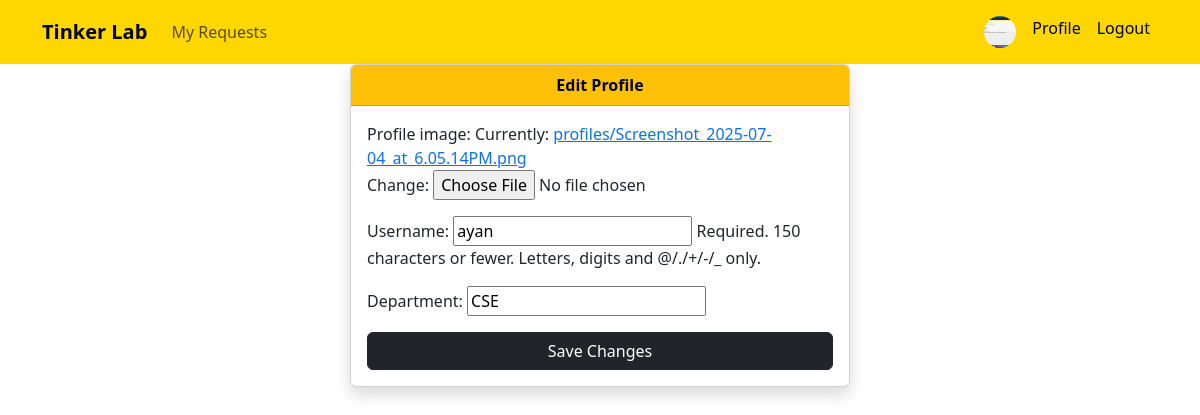
Page /profile/edit/ (signed in) on the committed database.
### main/models.py (models this page shows, shortened)
class StudentUser(AbstractUser):
    roll = models.CharField(max_length=15, unique=True, null=True, blank=True)
    semester = models.IntegerField(null=True, blank=True)
    department = models.CharField(max_length=100, null=True, blank=True)
    profile_image = models.ImageField(upload_to='profiles/', default='profiles/default.png')

### main/views.py (the view)
# urls.py: path('profile/edit/', views.edit_profile, name='edit_profile'),
@login_required
def edit_profile(request):
    form = ProfileEditForm(request.POST or None, request.FILES or None, instance=request.user)
    if form.is_valid():
        form.save()
        return redirect('view_profile')
    return render(request, 'edit_profile.html', {'form': form})

### main/forms.py
class ProfileEditForm(forms.ModelForm):
    class Meta:
        model = StudentUser
        fields = ['profile_image', 'username', 'department']

### main/templates/edit_profile.html (shortened to what this page needs)
{% extends "layout.html" %}
{% block content %}
<div class="card mx-auto shadow" style="max-width: 500px;">
    <div class="card-header bg-warning text-black text-center fw-bold">Edit Profile</div>
    <div class="card-body">
        <form method="POST" enctype="multipart/form-data">
            {{ form.as_p }}
            <button type="submit" class="btn btn-dark w-100">Save Changes</button>
        </form>
    </div>
</div>
{% endblock %}

### main/templates/layout.html (shortened to what this page needs)
<!DOCTYPE html>
<html lang="en">
    {% load static %}
<head>
    <link href="https://cdn.jsdelivr.net/npm/bootstrap@5.3.3/dist/css/bootstrap.min.css" rel="stylesheet">
</head>
<body>
    <nav class="navbar navbar-expand-lg" style="background-color: #FFD700;">
        <div class="container">
            <a class="navbar-brand text-black fw-bold" href="{% url 'home' %}">Tinker Lab</a>
            <div class="collapse navbar-collapse" id="navbarContent">
                <ul class="navbar-nav me-auto">
                {% if user.is_authenticated %}
                    {% if user.is_superuser %}
                        <li class="nav-item">
                            <a class="nav-link" href="{% url 'admin_dashboard' %}">Admin Dashboard</a>
                        </li>
                    {% else %}
                        <li class="nav-item">
                            <a class="nav-link" href="{% url 'request_status' %}">My Requests</a>
                        </li>
                    {% endif %}
                {% endif %}
                </ul>
                <ul class="navbar-nav ms-auto">
                    {% if user.is_authenticated %}
                        {% if user.profile_image %}
                            <li class="nav-item">
                                <a class="nav-link" href="{% url 'view_profile' %}">
                                    <img
                                        src="{{ user.profile_image.url }}"
                                        class="rounded-circle"
                                        style="width: 32px; height: 32px; object-fit: cover;"
                                    >
                                </a>
                            </li>
                        {% endif %}
                        <li class="nav-item"><a class="nav-link text-black" href="{% url 'view_profile' %}">Profile</a></li>
                        <li class="nav-item"><a class="nav-link text-black" href="{% url 'logout' %}">Logout</a></li>
                    {% else %}
                        <li class="nav-item"><a class="nav-link text-black" href="{% url 'login' %}">Login</a></li>
                        <li class="nav-item"><a class="nav-link text-black" href="{% url 'register' %}">Register</a></li>
                    {% endif %}
                </ul>
            </div>
        </div>
    </nav>
    <div class="container">
        {% block content %}
        {% endblock %}
    </div>
</body>
</html>

### rows in the picture
StudentUser: profile_image (picture), username "ayan", department "CSE"
